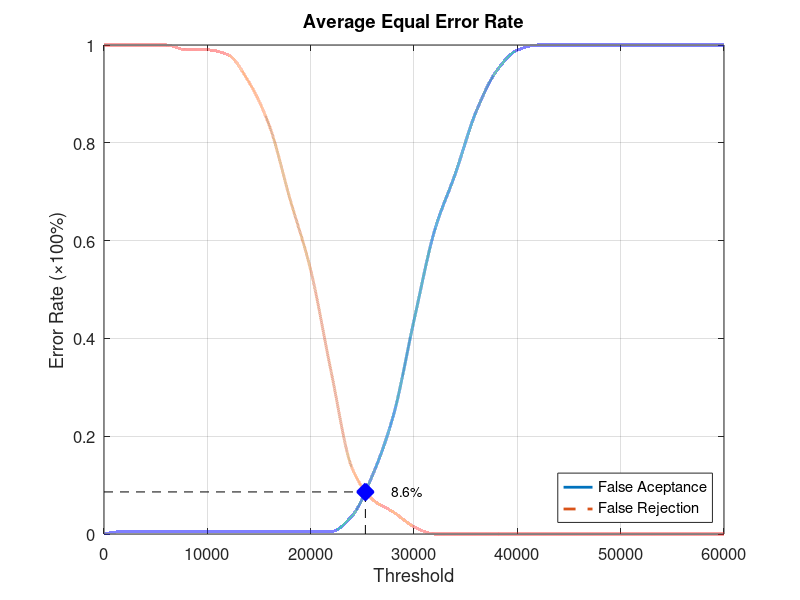
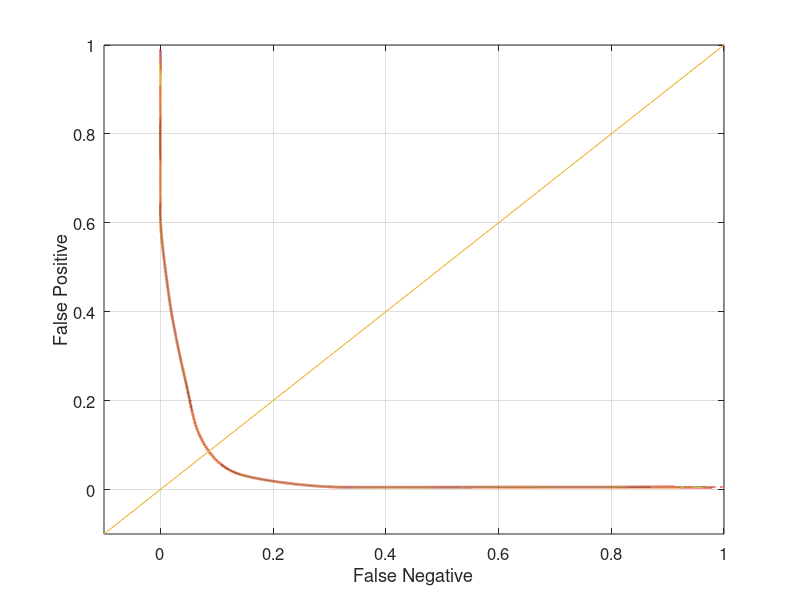

Here is the MATLAB script that generated these plots, in order:
function yEER = Database2_2
close all;
clear;
clc;
x = 0:2000:60000;
xq = 0:0.5:60000;

y0 = [0 0.00526316 0.00526316 0.00526316 0.00526316 0.00526316 0.00526316 0.00526316 0.00526316 0.00526316 0.00526316 0.00526316 0.0368421 0.121053 0.242105 0.436842 0.621053 0.736842 0.863158 0.947368 0.989474 1 1 1 1 1 1 1 1 1 1];
yy0 = interp1(x, y0, xq, 'pchip');
y1 = [1 1 1 1 0.99 0.99 0.98 0.925 0.835 0.685 0.54 0.33 0.135 0.07 0.045 0.015 0 0 0 0 0 0 0 0 0 0 0 0 0 0 0];
yy1 = interp1(x, y1, xq, 'pchip');

% Calculating EER: 
y2 = abs(y0 - y1);
find(y2 == min(y2))
yy2 = abs(yy0 - yy1);
xEER = find(yy2 == min(yy2));
xEERIndex = xq(xEER) % X-axis EER
yEER = yy0(xEER) % Y-axis EER

main = figure
plot(xq, yy0,'-','LineWidth', 2);	hold on
plot(xq, yy1,'--','LineWidth', 2);	hold on
plot([xEERIndex xEERIndex], [0 yEER], 'k--');	hold on
plot([0 xEERIndex], [yEER yEER], 'k--');	hold on
plot(xEERIndex, yEER, 'bx', 'LineWidth', 10);	hold on
text(xEERIndex + 10 * xEERIndex / 100, yEER, [num2str(round((10000 * yEER)) / 100) '%'])
legend('False Aceptance', 'False Rejection', 'Location', 'SouthEast')
xlabel('Threshold')
ylabel('Error Rate (\times100%)')
title('Average Equal Error Rate')
set(gca, 'FontSize', 12)
axis([0 60000 0 1])
grid on

print(main, 'Database2_2Main', '-dpng');
FNRxFPR = figure('Color', [1 1 1]);
plot(yy1, yy0, '-', yy1, yy0, 'LineWidth', 2);
hold on
y = -0.1:0.1:1
plot(y, y); 
set(gca, 'FontSize', 12)
xlabel('False Negative')
ylabel('False Positive')
axis([-0.1 1 -0.1 1])
set(gca, 'FontSize', 12)
grid on

print(FNRxFPR, 'Database2_2FNRxFPR','-dpng');
end
